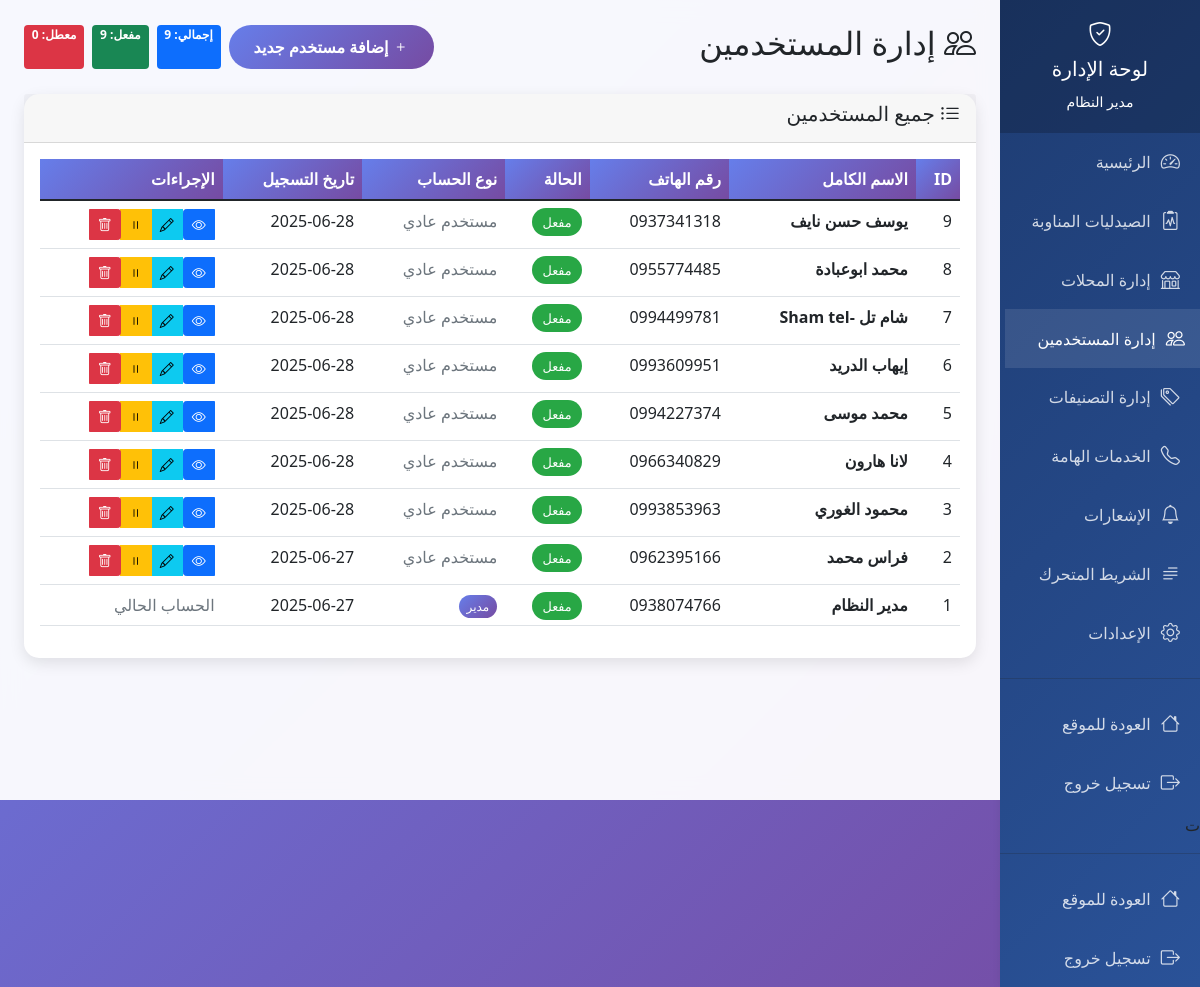
/admin/users (signed in), run on an earlier commit of the app's database.
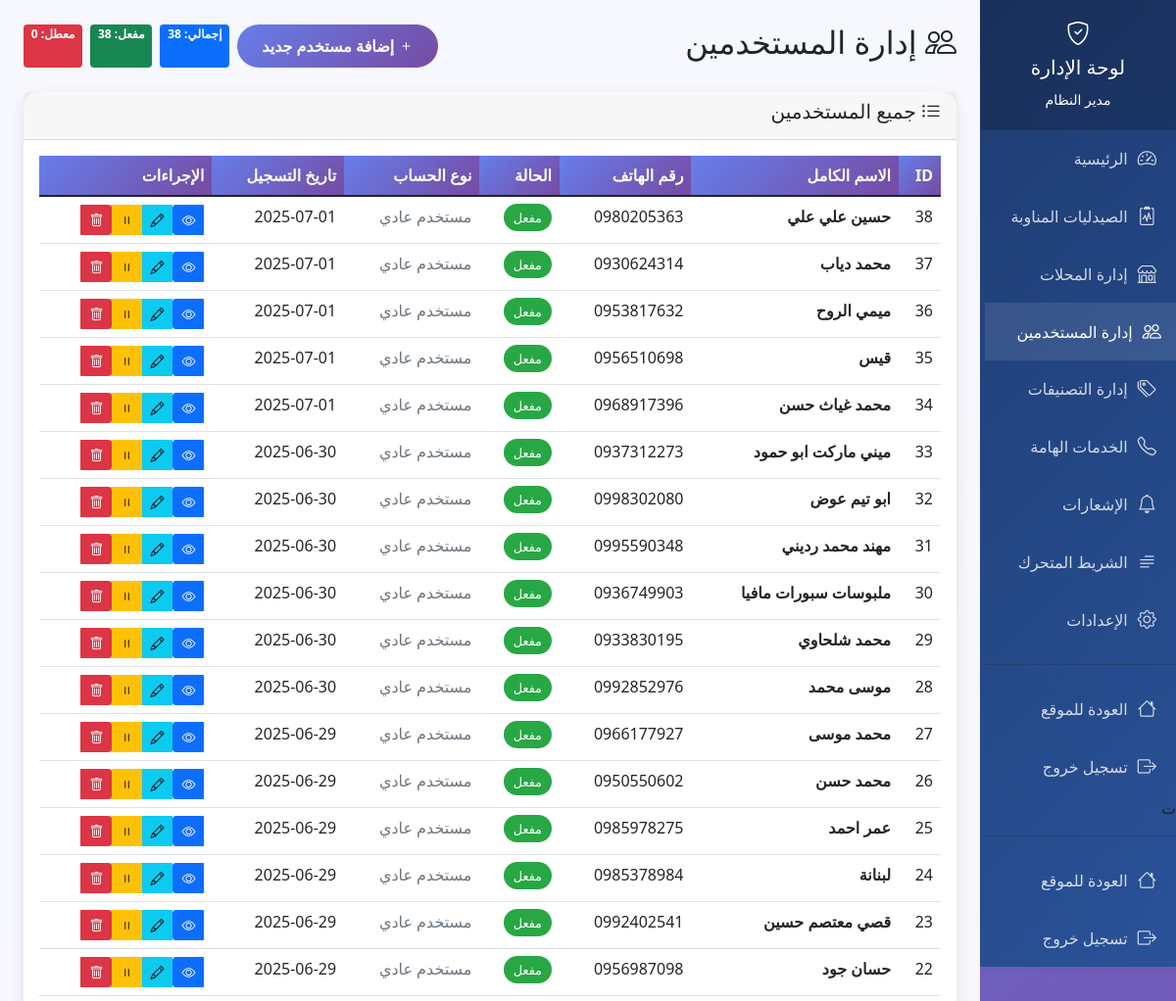
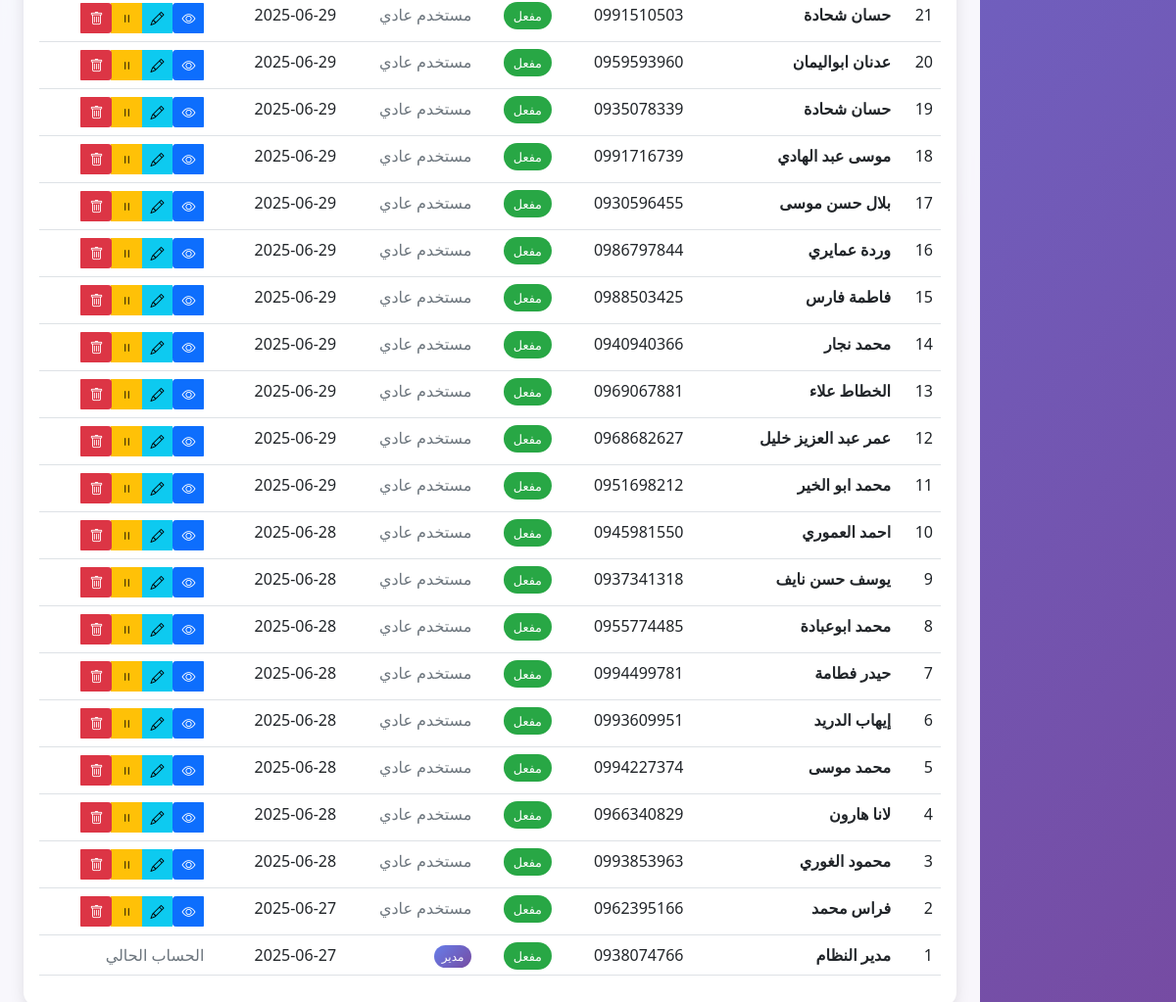
And on a later commit of the database (2 pictures, top to bottom).
### tables this page shows
CREATE TABLE users (
            id INTEGER PRIMARY KEY AUTOINCREMENT,
            full_name TEXT NOT NULL,
            phone TEXT UNIQUE NOT NULL,
            password_hash TEXT NOT NULL,
            is_active BOOLEAN DEFAULT 1,
            is_admin BOOLEAN DEFAULT 0,
            created_at TIMESTAMP DEFAULT CURRENT_TIMESTAMP
        );

### app.py (the view)
@app.route('/admin/users')
def admin_users():
    if 'user_id' not in session or not session.get('is_admin'):
        flash('ليس لديك صلاحية للوصول لهذه الصفحة', 'error')
        return redirect(url_for('index'))
    conn = sqlite3.connect('hussainiya_stores.db')
    cursor = conn.cursor()
    cursor.execute('SELECT * FROM users ORDER BY created_at DESC')
    users = cursor.fetchall()
    conn.close()
    return render_template('admin_users.html', users=users)

### app.py (called while the page is built, shortened)
@app.before_request
def check_maintenance_mode():
    if request.endpoint and (request.endpoint.startswith('admin_') or
                           request.endpoint == 'login' or
                           request.endpoint == 'logout' or
                           request.endpoint == 'register' or
                           request.endpoint == 'welcome' or
                           request.endpoint == 'save_settings'):
        return

### templates/admin_users.html (shortened to what this page needs)
<!DOCTYPE html>
<html lang="ar" dir="rtl">
<head>
    <link href="https://cdn.jsdelivr.net/npm/bootstrap@5.1.3/dist/css/bootstrap.min.css" rel="stylesheet">
    <link href="https://cdn.jsdelivr.net/npm/bootstrap-icons@1.7.2/font/bootstrap-icons.css" rel="stylesheet">
</head>
<body>
    <div class="row g-0">
        <div class="col-md-2">
            <div class="admin-sidebar">
                <div class="sidebar-header">
                    <h4><i class="bi bi-shield-check"></i></h4>
                    <h5>لوحة الإدارة</h5>
                    <small>{{ session.user_name }}</small>
                </div>
                <nav class="sidebar-menu">
                    <a href="{{ url_for('admin_dashboard') }}" class="nav-link">
                        <i class="bi bi-speedometer2"></i>
                        الرئيسية
                    </a>
                    <a href="{{ url_for('admin_duty_pharmacies') }}" class="nav-link">
                        <i class="bi bi-clipboard2-pulse"></i>
                        الصيدليات المناوبة
                    </a>
                    <a href="{{ url_for('admin_stores') }}" class="nav-link">
                        <i class="bi bi-shop"></i>
                        إدارة المحلات
                    </a>
                    <a href="{{ url_for('admin_users') }}" class="nav-link active">
                        <i class="bi bi-people"></i>
                        إدارة المستخدمين
                    </a>
                    <a href="{{ url_for('admin_categories') }}" class="nav-link">
                        <i class="bi bi-tags"></i>
                        إدارة التصنيفات
                    </a>
                    <a href="{{ url_for('admin_services') }}" class="nav-link">
                        <i class="bi bi-telephone"></i>
                        الخدمات الهامة
                    </a>
                    <a href="{{ url_for('admin_notifications') }}" class="nav-link">
                        <i class="bi bi-bell"></i>
                        الإشعارات
                    </a>
                    <a href="{{ url_for('admin_ticker') }}" class="nav-link">
                        <i class="bi bi-text-paragraph"></i>
                        الشريط المتحرك
                    </a>
                    <a href="{{ url_for('admin_settings') }}" class="nav-link">
                        <i class="bi bi-gear"></i>
                        الإعدادات
                    </a>
                    <hr class="my-3" style="border-color: rgba(255,255,255,0.2);">
                    <a href="{{ url_for('index') }}" class="nav-link">
                        <i class="bi bi-house"></i>
                        العودة للموقع
                    </a>
                    <a href="{{ url_for('logout') }}" class="nav-link">
                        <i class="bi bi-box-arrow-right"></i>
                        تسجيل خروج
                    </a>ت
                    <hr class="my-3" style="border-color: rgba(255,255,255,0.2);">
                    <a href="{{ url_for('index') }}" class="nav-link">
                        <i class="bi bi-house"></i>
                        العودة للموقع
                    </a>
                    <a href="{{ url_for('logout') }}" class="nav-link">
                        <i class="bi bi-box-arrow-right"></i>
                        تسجيل خروج
                    </a>
                </nav>
            </div>
        </div>
        <div class="col-md-10">
            <div class="admin-content p-4">
                <div class="d-flex justify-content-between align-items-center mb-4">
                    <h2><i class="bi bi-people"></i> إدارة المستخدمين</h2>
                    <div class="d-flex gap-2">
                        <button class="btn btn-admin" data-bs-toggle="modal" data-bs-target="#addUserModal">
                            <i class="bi bi-plus"></i> إضافة مستخدم جديد
                        </button>
                        <span class="badge bg-primary">إجمالي: {{ users|length }}</span>
                        <span class="badge bg-success">مفعل: {{ users|selectattr('4', 'equalto', 1)|list|length }}</span>
                        <span class="badge bg-danger">معطل: {{ users|selectattr('4', 'equalto', 0)|list|length }}</span>
                    </div>
                </div>
                <div class="card">
                    <div class="card-header">
                        <h5><i class="bi bi-list-ul"></i> جميع المستخدمين</h5>
                    </div>
                    <div class="card-body">
                        {% if users %}
                        <div class="table-responsive">
                            <table class="table table-hover">
                                <thead>
                                    <tr>
                                        <th>ID</th>
                                        <th>الاسم الكامل</th>
                                        <th>رقم الهاتف</th>
                                        <th>الحالة</th>
                                        <th>نوع الحساب</th>
                                        <th>تاريخ التسجيل</th>
                                        <th>الإجراءات</th>
                                    </tr>
                                </thead>
                                <tbody>
                                    {% for user in users %}
                                    <tr>
                                        <td>{{ user[0] }}</td>
                                        <td><strong>{{ user[1] }}</strong></td>
                                        <td>{{ user[2] }}</td>
                                        <td>
                                            {% if user[4] %}
                                                <span class="status-badge status-active">مفعل</span>
                                            {% else %}
                                                <span class="status-badge status-inactive">معطل</span>
                                            {% endif %}
                                        </td>
                                        <td>
                                            {% if user[5] %}
                                                <span class="admin-badge">مدير</span>
                                            {% else %}
                                                <span class="text-muted">مستخدم عادي</span>
                                            {% endif %}
                                        </td>
                                        <td>{{ user[6][:10] if user[6] else 'غير محدد' }}</td>
                                        <td>
                                            {% if user[0] != session.user_id %}
                                                <div class="btn-group" role="group">
                                                    <a href="{{ url_for('admin_user_details', user_id=user[0]) }}"
                                                       class="btn btn-primary btn-sm">
                                                        <i class="bi bi-eye"></i>
                                                    </a>
                                                    <button class="btn btn-info btn-sm" data-bs-toggle="modal"
                                                            data-bs-target="#editUserModal{{ user[0] }}">
                                                        <i class="bi bi-pencil"></i>
                                                    </button>
                                                    <a href="{{ url_for('toggle_user', user_id=user[0]) }}"
                                                       class="btn btn-{{ 'warning' if user[4] else 'success' }} btn-sm">
                                                        <i class="bi bi-{{ 'pause' if user[4] else 'play' }}"></i>
                                                    </a>
                                                    <a href="{{ url_for('delete_user', user_id=user[0]) }}"
                                                       class="btn btn-danger btn-sm"
                                                       onclick="return confirm('هل تريد حذف هذا المستخدم؟')">
                                                        <i class="bi bi-trash"></i>
                                                    </a>
                                                </div>
                                            {% else %}
                                                <span class="text-muted">الحساب الحالي</span>
                                            {% endif %}
                                        </td>
                                    </tr>
                                    {% endfor %}
                                </tbody>
                            </table>
                        </div>
                        {% else %}
                        <div class="text-center py-5">
                            <i class="bi bi-people" style="font-size: 3rem; color: #ccc;"></i>
                            <h5 class="mt-3 text-muted">لا توجد مستخدمين مسجلين</h5>
                        </div>
                        {% endif %}
                    </div>
                </div>
            </div>
        </div>
    </div>
</body>
</html>

### templates/admin_users.html (style rules this page uses)
body { font-family: 'Segoe UI', Tahoma, Geneva, Verdana, sans-serif; background: linear-gradient(135deg, #667eea 0%, #764ba2 100%); min-height: 100vh; }
.admin-sidebar { background: linear-gradient(135deg, #1e3c72 0%, #2a5298 100%); min-height: 100vh; box-shadow: 2px 0 10px rgba(0,0,0,0.1); }
.admin-content { background: rgba(255,255,255,0.95); min-height: 100vh; backdrop-filter: blur(10px); }
.sidebar-header { background: rgba(0,0,0,0.2); padding: 20px; text-align: center; color: white; }
.sidebar-menu .nav-link { color: rgba(255,255,255,0.8); padding: 15px 20px; border: none; border-radius: 0; transition: all 0.3s ease; display: flex; align-items: center; }
.sidebar-menu .nav-link:hover, .sidebar-menu .nav-link.active { background: rgba(255,255,255,0.1); color: white; transform: translateX(5px); }
.sidebar-menu .nav-link i { margin-left: 10px; font-size: 1.2em; }
.card { border: none; border-radius: 15px; box-shadow: 0 5px 15px rgba(0,0,0,0.1); }
.table th { background: linear-gradient(135deg, #667eea 0%, #764ba2 100%); color: white; border: none; }
.btn-admin { background: linear-gradient(135deg, #667eea 0%, #764ba2 100%); border: none; border-radius: 25px; padding: 10px 25px; color: white; font-weight: 600; transition: all 0.3s ease; }
.status-badge { padding: 5px 10px; border-radius: 20px; font-size: 0.8em; }
.status-active { background: #28a745; color: white; }
.admin-badge { background: linear-gradient(135deg, #667eea 0%, #764ba2 100%); color: white; padding: 3px 8px; border-radius: 15px; font-size: 0.75em; }

What changed in the data, as far as the page shows it:
added users: id "38", full_name "حسين علي علي", phone "0980205363", is_active "مفعل", is_admin "مستخدم عادي", created_at "2025-07-01"
added users: id "37", full_name "محمد دياب", phone "0930624314", is_active "مفعل", is_admin "مستخدم عادي", created_at "2025-07-01"
added users: id "36", full_name "ميمي الروح", phone "0953817632", is_active "مفعل", is_admin "مستخدم عادي", created_at "2025-07-01"
added users: id "35", full_name "قيس", phone "0956510698", is_active "مفعل", is_admin "مستخدم عادي", created_at "2025-07-01"
added users: id "34", full_name "محمد غياث حسن", phone "0968917396", is_active "مفعل", is_admin "مستخدم عادي", created_at "2025-07-01"
added users: id "33", full_name "ميني ماركت ابو حمود", phone "0937312273", is_active "مفعل", is_admin "مستخدم عادي", created_at "2025-06-30"
added users: id "32", full_name "ابو تيم عوض", phone "0998302080", is_active "مفعل", is_admin "مستخدم عادي", created_at "2025-06-30"
added users: id "31", full_name "مهند محمد رديني", phone "0995590348", is_active "مفعل", is_admin "مستخدم عادي", created_at "2025-06-30"
added users: id "30", full_name "ملبوسات سبورات مافيا", phone "0936749903", is_active "مفعل", is_admin "مستخدم عادي", created_at "2025-06-30"
added users: id "29", full_name "محمد شلحاوي", phone "0933830195", is_active "مفعل", is_admin "مستخدم عادي", created_at "2025-06-30"
added users: id "28", full_name "موسى محمد", phone "0992852976", is_active "مفعل", is_admin "مستخدم عادي", created_at "2025-06-30"
added users: id "27", full_name "محمد موسى", phone "0966177927", is_active "مفعل", is_admin "مستخدم عادي", created_at "2025-06-29"
added users: id "26", full_name "محمد حسن", phone "0950550602", is_active "مفعل", is_admin "مستخدم عادي", created_at "2025-06-29"
added users: id "25", full_name "عمر احمد", phone "0985978275", is_active "مفعل", is_admin "مستخدم عادي", created_at "2025-06-29"
added users: id "24", full_name "لبنانة", phone "0985378984", is_active "مفعل", is_admin "مستخدم عادي", created_at "2025-06-29"
added users: id "23", full_name "قصي معتصم حسين", phone "0992402541", is_active "مفعل", is_admin "مستخدم عادي", created_at "2025-06-29"
added users: id "22", full_name "حسان جود", phone "0956987098", is_active "مفعل", is_admin "مستخدم عادي", created_at "2025-06-29"
added users: id "21", full_name "حسان شحادة", phone "0991510503", is_active "مفعل", is_admin "مستخدم عادي", created_at "2025-06-29"
added users: id "20", full_name "عدنان ابواليمان", phone "0959593960", is_active "مفعل", is_admin "مستخدم عادي", created_at "2025-06-29"
added users: id "19", full_name "حسان شحادة", phone "0935078339", is_active "مفعل", is_admin "مستخدم عادي", created_at "2025-06-29"
added users: id "18", full_name "موسى عبد الهادي", phone "0991716739", is_active "مفعل", is_admin "مستخدم عادي", created_at "2025-06-29"
added users: id "17", full_name "بلال حسن موسى", phone "0930596455", is_active "مفعل", is_admin "مستخدم عادي", created_at "2025-06-29"
added users: id "16", full_name "وردة عمايري", phone "0986797844", is_active "مفعل", is_admin "مستخدم عادي", created_at "2025-06-29"
added users: id "15", full_name "فاطمة فارس", phone "0988503425", is_active "مفعل", is_admin "مستخدم عادي", created_at "2025-06-29"
added users: id "14", full_name "محمد نجار", phone "0940940366", is_active "مفعل", is_admin "مستخدم عادي", created_at "2025-06-29"
added users: id "13", full_name "الخطاط علاء", phone "0969067881", is_active "مفعل", is_admin "مستخدم عادي", created_at "2025-06-29"
added users: id "12", full_name "عمر عبد العزيز خليل", phone "0968682627", is_active "مفعل", is_admin "مستخدم عادي", created_at "2025-06-29"
added users: id "11", full_name "محمد ابو الخير", phone "0951698212", is_active "مفعل", is_admin "مستخدم عادي", created_at "2025-06-29"
added users: id "10", full_name "احمد العموري", phone "0945981550", is_active "مفعل", is_admin "مستخدم عادي", created_at "2025-06-28"
changed users id 7: full_name "شام تل -Sham tel" → "حيدر فطامة"
Also different on the page:
{{ users|length }}: "9" → "38"
{{ users|selectattr('4', 'equalto', 1)|list|length }}: "9" → "38"
